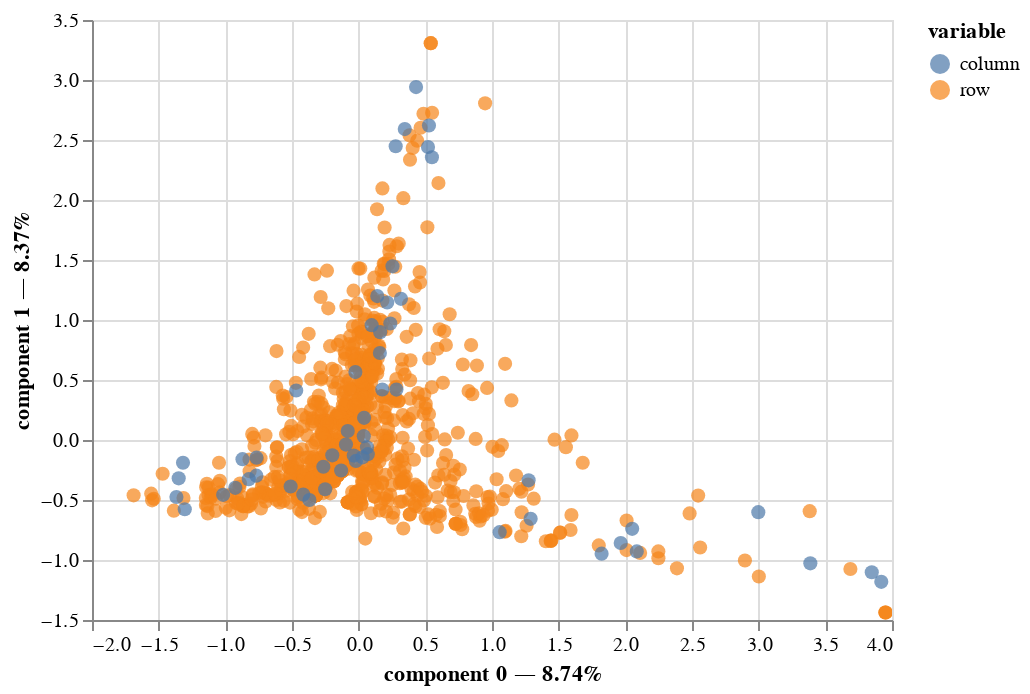

The notebook cell this image was saved under:
### Code cell
# Application de l'ACM
acm_ItemsA1 = prince.MCA(n_components = 2)

acm_ItemsA1 = acm_ItemsA1.fit(data_sans[ItemsA1])

ax = acm_ItemsA1.plot(X=data_sans[ItemsA1])
ax

### Figure 1 — Vega-Lite specification as saved in the notebook (floating-point values rounded to 4 significant figures; data arrays with more than 128 entries replaced by an {"elided": "..."} marker saying what was removed)
{"config": {"view": {"continuousWidth": 400, "continuousHeight": 300}}, "data": {"name": "data-5c83b206d1624ad4f22c20e2111140ae"}, "mark": {"type": "circle", "size": 50}, "encoding": {"color": {"field": "variable", "type": "nominal"}, "tooltip": [{"field": "variable", "type": "nominal"}, {"field": "value", "type": "nominal"}, {"field": "component 0", "type": "quantitative"}, {"field": "component 1", "type": "quantitative"}], "x": {"axis": {"title": "component 0 — 8.74%"}, "field": "component 0", "scale": {"zero": false}, "type": "quantitative"}, "y": {"axis": {"title": "component 1 — 8.37%"}, "field": "component 1", "scale": {"zero": false}, "type": "quantitative"}}, "selection": {"selector002": {"type": "interval", "bind": "scales", "encodings": ["x", "y"]}}, "$schema": "https://vega.github.io/schema/vega-lite/v4.17.0.json", "datasets": {"data-5c83b206d1624ad4f22c20e2111140ae": {"elided": "1055 records"}}}
